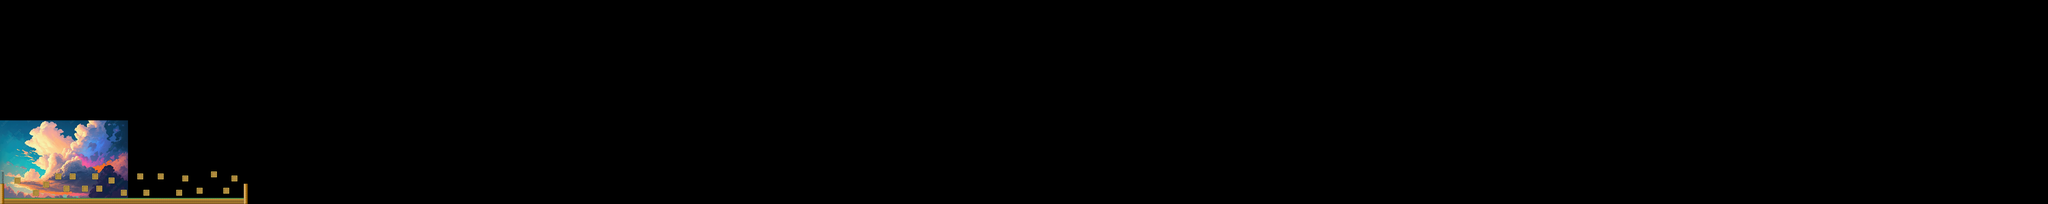

A level layout from a 2D game, rendered from its tile map. Below: a short description, then the map file with tile-grid data replaced by summaries:
An orthogonal 1000x100 tile map with 16x16 px tiles, 1 tile layer (Tile Layer 1), 1 image layer and 23 objects.

<map version="1.10" tiledversion="1.10.2" orientation="orthogonal" renderorder="right-down" width="1000" height="100" tilewidth="16" tileheight="16" infinite="0" nextlayerid="6" nextobjectid="29">
 <tileset firstgid="1" source="maro2.tsx" />
 <imagelayer id="4" name="Image Layer 1" offsetx="0" offsety="944" repeatx="1">
  <image source="pic.jpg" width="1000" height="643" />
 </imagelayer>
 <objectgroup id="3" name="Object Layer 1" opacity="0">
  <object id="1" x="0" y="1440">
   <polygon points="0,0 32,0 32,160 0,160" />
  </object>
  <object id="2" x="32" y="1552">
   <polygon points="0,0 0,48 1872,48 1872,0" />
  </object>
  <object id="3" x="1936" y="1600">
   <polygon points="0,0 -32,0 -32,-160 0,-160" />
  </object>
  <object id="4" x="112" y="1392">
   <polygon points="0,0 48,0 48,48 0,48" />
  </object>
  <object id="9" x="256" y="1488">
   <polygon points="0,0 48,0 48,48 0,48" />
  </object>
  <object id="10" x="336" y="1424">
   <polygon points="0,0 48,0 48,48 0,48" />
  </object>
  <object id="11" x="432" y="1360">
   <polygon points="0,0 48,0 48,48 0,48" />
  </object>
  <object id="12" x="496" y="1456">
   <polygon points="0,0 48,0 48,48 0,48" />
  </object>
  <object id="13" x="544" y="1360">
   <polygon points="0,0 48,0 48,48 0,48" />
  </object>
  <object id="14" x="640" y="1456">
   <polygon points="0,0 48,0 48,48 0,48" />
  </object>
  <object id="15" x="720" y="1360">
   <polygon points="0,0 48,0 48,48 0,48" />
  </object>
  <object id="16" x="752" y="1456">
   <polygon points="0,0 48,0 48,48 0,48" />
  </object>
  <object id="17" x="848" y="1392">
   <polygon points="0,0 48,0 48,48 0,48" />
  </object>
  <object id="18" x="944" y="1488">
   <polygon points="0,0 48,0 48,48 0,48" />
  </object>
  <object id="19" x="1072" y="1360">
   <polygon points="0,0 48,0 48,48 0,48" />
  </object>
  <object id="20" x="1120" y="1488">
   <polygon points="0,0 48,0 48,48 0,48" />
  </object>
  <object id="22" x="1232" y="1360">
   <polygon points="0,0 48,0 48,48 0,48" />
  </object>
  <object id="23" x="1424" y="1424">
   <polygon points="0,0 0,-48 48,-48 48,0 0,0" />
  </object>
  <object id="24" x="1376" y="1488">
   <polygon points="0,0 48,0 48,48 0,48" />
  </object>
  <object id="25" x="1536" y="1472">
   <polygon points="0,0 48,0 48,48 0,48" />
  </object>
  <object id="26" x="1648" y="1344">
   <polygon points="0,0 48,0 48,48 0,48" />
  </object>
  <object id="27" x="1744" y="1472">
   <polygon points="0,0 48,0 48,48 0,48" />
  </object>
  <object id="28" x="1808" y="1424">
   <polygon points="0,0 0,-48 48,-48 48,0" />
  </object>
 </objectgroup>
 <layer id="1" name="Tile Layer 1" width="1000" height="100">
  <data>[100000 cells, 571 non-empty, 17 distinct tile ids]</data>
 </layer>
</map>
